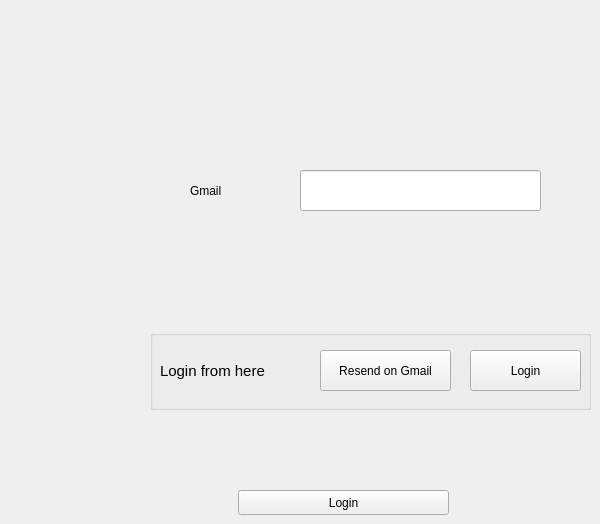
    <widget class="QWidget" name="tab_22">
     <attribute name="title">
      <string>Forget password</string>
     </attribute>
     <widget class="QGroupBox" name="groupBox_8">
      <property name="geometry">
       <rect>
        <x>150</x>
        <y>330</y>
        <width>441</width>
        <height>80</height>
       </rect>
      </property>
      <property name="title">
       <string/>
      </property>
      <widget class="QLabel" name="label_60">
       <property name="geometry">
        <rect>
         <x>10</x>
         <y>20</y>
         <width>121</width>
         <height>41</height>
        </rect>
       </property>
       <property name="font">
        <font>
         <pointsize>11</pointsize>
        </font>
       </property>
       <property name="text">
        <string>Login from here</string>
       </property>
      </widget>
      <widget class="QPushButton" name="pushButton_43">
       <property name="geometry">
        <rect>
         <x>320</x>
         <y>20</y>
         <width>111</width>
         <height>41</height>
        </rect>
       </property>
       <property name="text">
        <string>Login</string>
       </property>
      </widget>
      <widget class="QPushButton" name="pushButton_46">
       <property name="geometry">
        <rect>
         <x>170</x>
         <y>20</y>
         <width>131</width>
         <height>41</height>
        </rect>
       </property>
       <property name="text">
        <string>Resend on Gmail</string>
       </property>
      </widget>
     </widget>
     <widget class="QLineEdit" name="lineEdit_42">
      <property name="geometry">
       <rect>
        <x>300</x>
        <y>170</y>
        <width>241</width>
        <height>41</height>
       </rect>
      </property>
     </widget>
     <widget class="QPushButton" name="pushButton_45">
      <property name="geometry">
       <rect>
        <x>238</x>
        <y>490</y>
        <width>211</width>
        <height>25</height>
       </rect>
      </property>
      <property name="text">
       <string>Login</string>
      </property>
     </widget>
     <widget class="QLabel" name="label_61">
      <property name="geometry">
       <rect>
        <x>190</x>
        <y>170</y>
        <width>91</width>
        <height>41</height>
       </rect>
      </property>
      <property name="text">
       <string>Gmail</string>
      </property>
     </widget>
    </widget>
